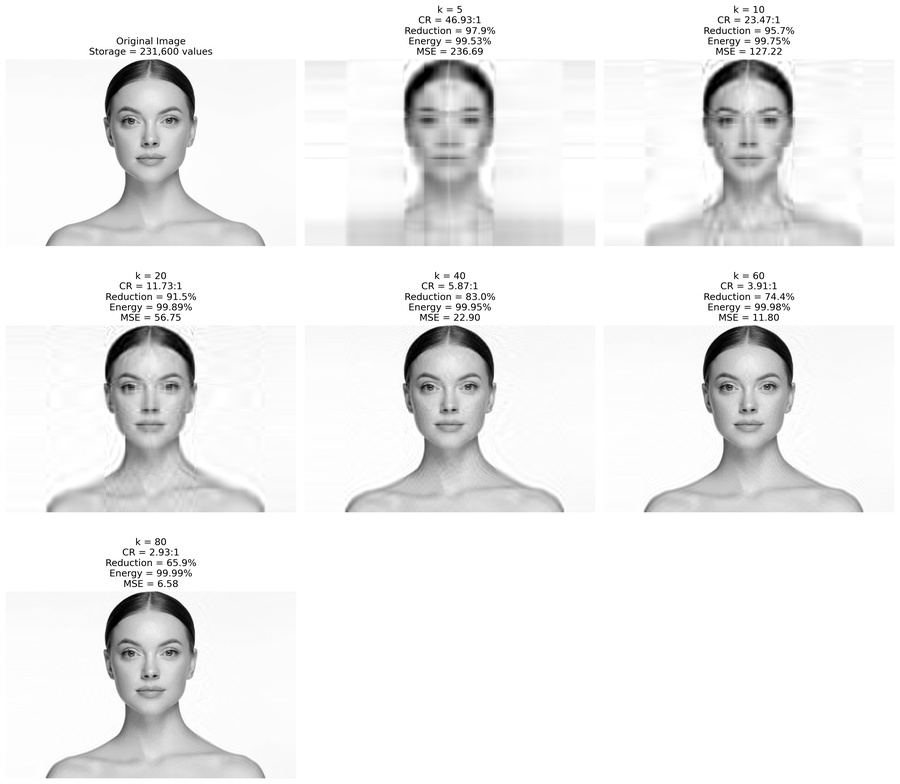
#> input picture Global compression comparison.png, 900 x 784 px, shrunk from 4770 x 4158 before the run, given in place of svd5.jfif, which was not available
$ jupyter execute projectSVD.ipynb
#> lines starting #> are read from the running program, lines starting #| are printed output that depends on the picture; pictures that were not available may be replaced by others from this repository, and a replacement may not be noted
[cell 1]
import numpy as np
import matplotlib.pyplot as plt
from PIL import Image
import math

# =========================================================
# LOAD IMAGE
# =========================================================

img_path = "svd5.jfif"   # <-- change path

img = Image.open(img_path).convert("L")
A = np.array(img, dtype=float)

# =========================================================
# IMAGE SIZE INFORMATION
# =========================================================

rows, cols = A.shape

# Original storage
original_storage = A.size

# =========================================================
# SVD DECOMPOSITION
# =========================================================

U, S, VT = np.linalg.svd(A, full_matrices=False)
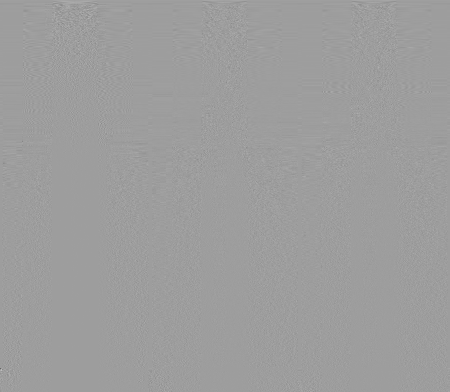
#> VT: shape (784, 900) float64 (shown at 1/2 size); min -0.977, max 0.604, mean 4.83e-05; drawn with min black and max white
#> S = 784 values, max 200399.1 at index 0, min 1.61e-11 at index 783, mean 496.2

# =========================================================
# TOTAL IMAGE ENERGY
# =========================================================

total_energy = np.sum(S**2)
#> total_energy = 4.09e+10

# =========================================================
# VALUES OF k TO COMPARE
# =========================================================

k_values = [5, 10, 20, 40, 60, 80]

# =========================================================
# PLOT SETTINGS
# =========================================================

n_plots = len(k_values) + 1

cols_plot = 3
rows_plot = math.ceil(n_plots / cols_plot)

plt.figure(figsize=(16, 5 * rows_plot))

# =========================================================
# ORIGINAL IMAGE
# =========================================================

plt.subplot(rows_plot, cols_plot, 1)

plt.imshow(A, cmap='gray')

plt.title(
    f"Original Image\n"
    f"Storage = {original_storage:,} values"
)

plt.axis("off")

# =========================================================
# RECONSTRUCTIONS
# =========================================================

for i, k in enumerate(k_values):

    # Reconstruction
    A_k = U[:, :k] @ np.diag(S[:k]) @ VT[:k, :]

    A_k = np.clip(A_k, 0, 255)

    # Storage required for SVD representation
    compressed_storage = (
        U[:, :k].size +
        S[:k].size +
        VT[:k, :].size
    )

    # Compression Ratio
    compression_ratio = (
        original_storage /
        compressed_storage
    )

# =========================================================
# ENERGY RETAINED
# =========================================================

    retained_energy = np.sum(S[:k]**2)

    energy_retained_percentage = (
    retained_energy /
    total_energy
   ) * 100

    # Reduction Percentage
    reduction_percentage = (
        (original_storage - compressed_storage)
        / original_storage
    ) * 100

# =========================================================
# RECONSTRUCTION ERROR (MSE)
# =========================================================

    mse = np.mean((A - A_k)**2)

    # Plot image
    plt.subplot(rows_plot, cols_plot, i + 2)

    plt.imshow(A_k, cmap='gray')

    plt.title(
    f"k = {k}\n"
    f"CR = {compression_ratio:.2f}:1\n"
    f"Reduction = {reduction_percentage:.1f}%\n"
    f"Energy = {energy_retained_percentage:.2f}%\n"
    f"MSE = {mse:.2f}"
)

    plt.axis("off")
#> this loop made 6 passes
#> (retained_energy, energy_retained_percentage, mse) on passes 1 to 6: (4.07e+10, 99.48, 288.8), (4.07e+10, 99.68, 181.1), (4.08e+10, 99.8, 107.2), (4.08e+10, 99.9, 50.63), (4.09e+10, 99.95, 28), (4.09e+10, 99.97, 16.63)
#> pass 1, `A_k = U[:, :k] @ np.diag(S[:k]) @ VT[:k, :]`:
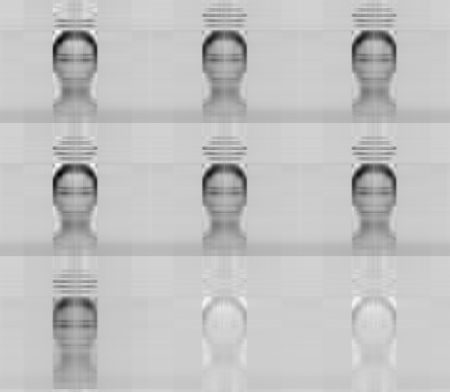
#> A_k: shape (784, 900) float64 (shown at 1/2 size); min -55.55, max 330, mean 237.3; drawn with min black and max white
#> pass 1, `A_k = np.clip(A_k, 0, 255)`:
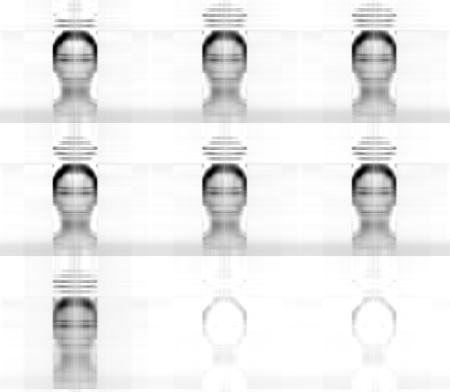
#> A_k: shape (784, 900) float64 (shown at 1/2 size); min 0, max 255, mean 236.4
#> pass 2, `A_k = np.clip(A_k, 0, 255)`:
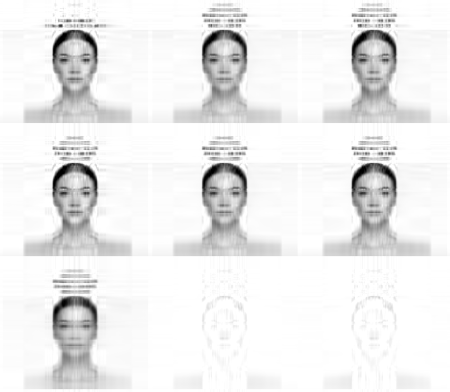
#> A_k: shape (784, 900) float64 (shown at 1/2 size); min 0, max 255, mean 236.7

plt.tight_layout()
plt.tight_layout()

plt.savefig(
    "svd_comparison.png",
    dpi=300,
    bbox_inches="tight"
 )
plt.show()

[cell 2]
import numpy as np
import matplotlib.pyplot as plt
from PIL import Image

# =========================================================
# LOAD IMAGE
# =========================================================

img_path = "svd5.jfif"

img = Image.open(img_path).convert("L")

A_original = np.array(img)

print("Original Shape:", A_original.shape)
#| Original Shape: (784, 900)

rows, cols = A_original.shape

pad_rows = (64 - rows % 64) % 64
pad_cols = (64 - cols % 64) % 64

A = np.pad(
    A_original,
    ((0, pad_rows), (0, pad_cols)),
    mode='edge'
)
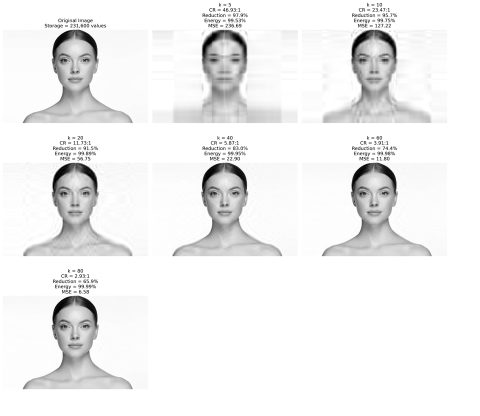
#> A: shape (832, 960) (shown at 1/2 size); min 0, max 255, mean 239.4

print("Padded Shape:", A.shape)
#| Padded Shape: (832, 960)

# =========================================================
# PATCH SIZE
# =========================================================

patch_size = 64

# =========================================================
# EXTRACT PATCHES
# =========================================================

patches = []
patch_locations = []

rows, cols = A.shape

for i in range(0, rows - patch_size + 1, patch_size):
    for j in range(0, cols - patch_size + 1, patch_size):

        patch = A[
            i:i+patch_size,
            j:j+patch_size
        ]

        patches.append(patch)

        patch_locations.append((i, j))
#> after the loop, patch_locations = 195 pairs, first value 0 to 768, second value 0 to 896; patches = 195 items

print("Number of patches:", len(patches))
#| Number of patches: 195

print("\nFirst 9 patch locations:\n")

for idx in range(min(9, len(patches))):
    print(
        f"Patch {idx+1}: {patch_locations[idx]}"
    )
#> this loop made 9 passes
#| Patch 1: (0, 0)
#| Patch 2: (0, 64)
#| Patch 3: (0, 128)
#| Patch 4: (0, 192)
#| Patch 5: (0, 256)
#> (further printed lines are left out)

# =========================================================
# DISPLAY FIRST 9 PATCHES
# =========================================================

plt.figure(figsize=(8,8))

for idx in range(min(9, len(patches))):

    plt.subplot(3,3,idx+1)

    plt.imshow(
        patches[idx],
        cmap='gray'
    )

    plt.title(f"Patch {idx+1}")

    plt.axis("off")

plt.tight_layout()
plt.tight_layout()

plt.savefig(
    "patch_grid.png",
    dpi=300,
    bbox_inches="tight"
)
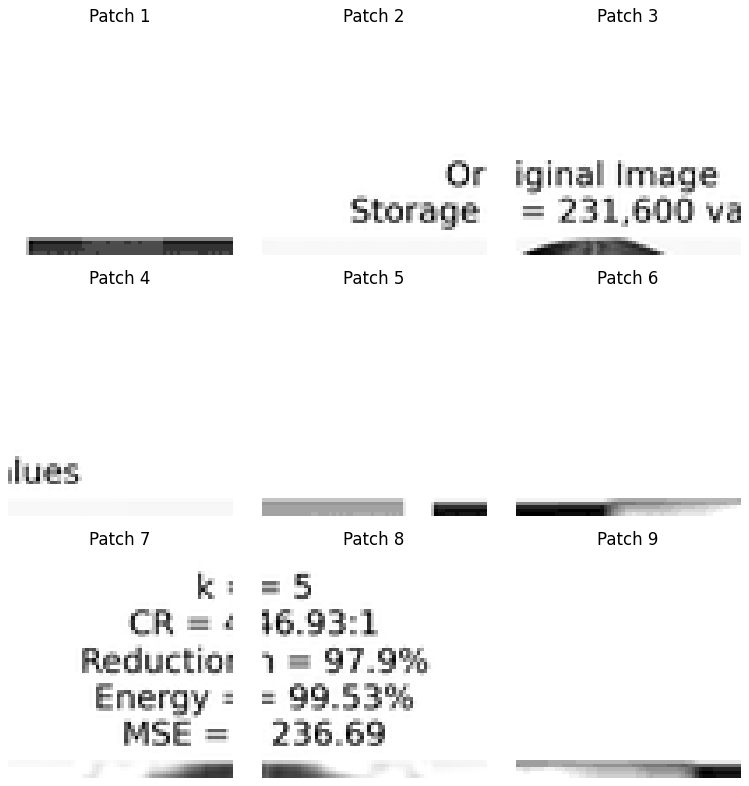
#> figure drawn by matplotlib, 9 panels

plt.show()

[cell 3]
# =========================================================
# PATCH-WISE SVD COMPRESSION
# =========================================================

kp = 10

compressed_patches = []

# =========================================================
# ENERGY RETENTION VARIABLES
# =========================================================

total_original_energy = 0
total_retained_energy = 0

for patch in patches:

    patch = patch.astype(float)

    # SVD
    U, S, VT = np.linalg.svd(
        patch,
        full_matrices=False
    )
# Energy in this patch
    patch_total_energy = np.sum(S**2)

# Energy retained by first kp singular values
    patch_retained_energy = np.sum(S[:kp]**2)

# Accumulate
    total_original_energy += patch_total_energy
    total_retained_energy += patch_retained_energy

# Reconstruction
    patch_k = (
        U[:, :kp]
        @ np.diag(S[:kp])
        @ VT[:kp, :]
    )

    patch_k = np.clip(
        patch_k,
        0,
        255
    )

    compressed_patches.append(
        patch_k
    )
#> this loop made 195 passes
#> (patch_total_energy, patch_retained_energy, total_retained_energy) on passes 4 to 6: (261274479, 261274471.7, 1.02e+09), (265045199, 265045199, 1.28e+09), (264917136, 264917136, 1.55e+09)
#> pass 1, `patch = patch.astype(float)`:
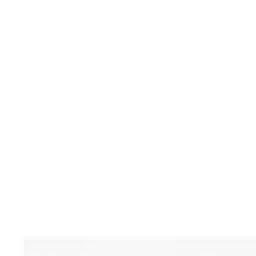
#> patch: shape (64, 64) float64 (shown 4 times larger); min 245, max 255, mean 254.5
#> pass 1, `U, S, VT = np.linalg.svd( patch, full_matrices=False )`:
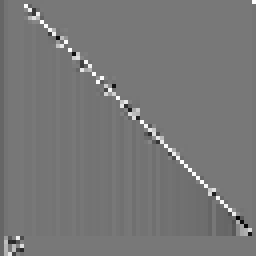
#> U: shape (64, 64) float64 (shown 4 times larger); min -0.881, max 0.991, mean -0.00194; drawn with min black and max white
#> pass 1, `U, S, VT = np.linalg.svd( patch, full_matrices=False )`:
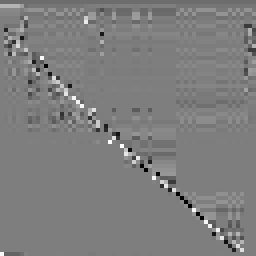
#> VT: shape (64, 64) float64 (shown 4 times larger); min -0.94, max 0.953, mean -0.00195; drawn with min black and max white
#> pass 1, `patch_k = ( U[:, :kp] @ np.diag(S[:kp]) @ VT[:kp, :] )`:
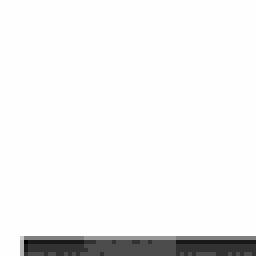
#> patch_k: shape (64, 64) float64 (shown 4 times larger); min 245, max 255, mean 254.5; drawn with min black and max white
#> after the loop, compressed_patches = 195 items; total_original_energy = 4.69e+10; total_retained_energy = 4.69e+10

print("Patch compression completed.")
energy_retention = (
    total_retained_energy
    / total_original_energy
) * 100
#> energy_retention = 99.96

print(
    f"Patch-wise Energy Retention = "
    f"{energy_retention:.4f}%"
)
#| Patch-wise Energy Retention = 99.9577%

[cell 4]
# =========================================================
# RECONSTRUCT IMAGE
# =========================================================

reconstructed = np.zeros_like(
    A,
    dtype=float
)

patch_index = 0

for i in range(
    0,
    rows - patch_size + 1,
    patch_size
):

    for j in range(
        0,
        cols - patch_size + 1,
        patch_size
    ):

        reconstructed[
            i:i+patch_size,
            j:j+patch_size
        ] = compressed_patches[
            patch_index
        ]

        patch_index += 1
#> after the loop, patch_index = 195

print("Image reconstruction completed.")

[cell 5]
# =========================================================
# PATCH-WISE COMPRESSION RATIO
# =========================================================

# Original storage
original_storage = rows * cols

# Number of patches
num_patches = len(patches)
#> num_patches = 195

# Storage needed per patch
# Uk : 64 x kp
# Sk : kp
# VTk : kp x 64

storage_per_patch = (
    patch_size * kp
    + kp
    + kp * patch_size
)

# Total compressed storage
compressed_storage = (
    num_patches
    * storage_per_patch
)
#> compressed_storage = 251550

# Compression ratio
compression_ratio = (
    original_storage
    / compressed_storage
)
#> compression_ratio = 3.18

# Storage reduction %
storage_reduction = (
    (original_storage
     - compressed_storage)
    / original_storage
) * 100
#> storage_reduction = 68.51

print("\nPATCH-WISE SVD RESULTS")
print("----------------------")
print(
    f"Original Storage = "
    f"{original_storage}"
)
#| Original Storage = 798720

print(
    f"Compressed Storage = "
    f"{compressed_storage}"
)
#| Compressed Storage = 251550

print(
    f"Compression Ratio = "
    f"{compression_ratio:.2f}"
)
#| Compression Ratio = 3.18

print(
    f"Storage Reduction = "
    f"{storage_reduction:.2f}%"
)
#| Storage Reduction = 68.51%
plt.figure(figsize=(12,6))

plt.subplot(1,2,1)

plt.imshow(
    A,
    cmap='gray'
)

plt.title("Original Image")

plt.axis("off")

plt.subplot(1,2,2)

plt.imshow(
    reconstructed,
    cmap='gray'
)

plt.title(
    f"Patch-wise SVD\n"
    f"kp = {kp}"
)

plt.axis("off")

plt.tight_layout()

plt.savefig(
    "patchwise_svd_k10.png",
    dpi=300,
    bbox_inches="tight"
)

# =========================================================
# MEAN SQUARED ERROR
# =========================================================

mse = np.mean(
   (A.astype(float) - reconstructed)**2
)
#> mse = 22.62

print(f"\nMSE = {mse:.4f}")
#| MSE = 22.6157

covered_rows = (rows // patch_size) * patch_size
covered_cols = (cols // patch_size) * patch_size

valid_original = A[:covered_rows, :covered_cols]

valid_reconstructed = reconstructed[
    :covered_rows,
    :covered_cols
]

mse_valid = np.mean(
   (valid_original.astype(float)
   - valid_reconstructed)**2
)
#> mse_valid = 22.62

print(f"Valid Region MSE = {mse_valid:.4f}")
#| Valid Region MSE = 22.6157

# =========================================================
# SAVE RECONSTRUCTED IMAGE
# =========================================================

from PIL import Image

reconstructed_uint8 = reconstructed.astype(np.uint8)

Image.fromarray(
    reconstructed_uint8
).save(
    "patchwise_svd_k10.png"
)

print(
    "Image saved as patchwise_svd_k10.png"
)
plt.tight_layout()

plt.savefig(
    "patchwise_comparison.png",
    dpi=300,
    bbox_inches="tight"
)
plt.show()

$ run again, on patchwise comparison.png
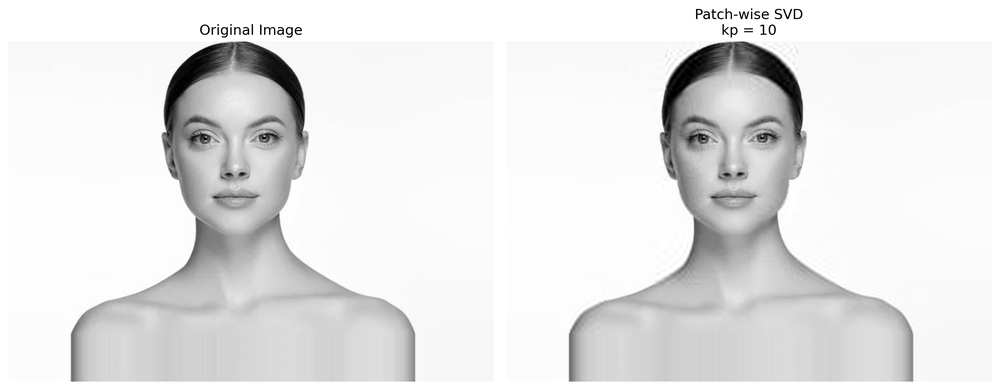
#> input picture patchwise comparison.png, 1000 x 390 px, shrunk from 3570 x 1391 before the run, given in place of svd5.jfif, which was not available
#> S = 390 values, max 144452.6 at index 0, min 1.43e-11 at index 381, mean 658.8
#> total_energy = 2.13e+10
#> the loop `for i, k in enumerate(k_values):` made 6 passes
#> (retained_energy, energy_retained_percentage, mse) on passes 1 to 6: (2.12e+10, 99.51, 254.4), (2.12e+10, 99.74, 135.4), (2.13e+10, 99.88, 60.02), (2.13e+10, 99.96, 19.04), (2.13e+10, 99.98, 8.07), (2.13e+10, 99.99, 3.72)
#| Original Shape: (390, 1000)
#| Padded Shape: (448, 1024)
#> after the loop `for i in range(0, rows - patch_size + 1, patch_size):`: patch_locations = 112 pairs, first value 0 to 384, second value 0 to 960; patches = 112 items
#| Number of patches: 112
#> the loop `for idx in range(min(9, len(patches))):` made 9 passes
#| Patch 1: (0, 0)
#| Patch 2: (0, 64)
#| Patch 3: (0, 128)
#| Patch 4: (0, 192)
#| Patch 5: (0, 256)
#> (further printed lines are left out)
#> the loop `for idx in range(min(9, len(patches))): ` made 9 passes
#> the loop `for patch in patches: ` made 112 passes
#> (patch_total_energy, patch_retained_energy, total_retained_energy) on passes 5 to 12: (227547520, 227027110.9, 1.19e+09), (260967795, 260967790.2, 1.45e+09), (260907942, 260907938.2, 1.71e+09), (262050661, 262050658.7, 1.97e+09), (261127674, 261127666.3, 2.23e+09), (261129169, 261129162.4, 2.49e+09), (244248512, 244240921.5, 2.74e+09), (164685376, 163294794.1, 2.9e+09)
#> pass 1, `U, S, VT = np.linalg.svd( patch, full_matrices=False )`:
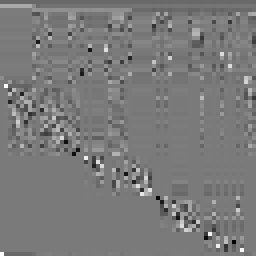
#> VT: shape (64, 64) float64 (shown 4 times larger); min -0.862, max 0.927, mean -0.00196; drawn with min black and max white
#> pass 1, `patch_k = ( U[:, :kp] @ np.diag(S[:kp]) @ VT[:kp, :] )`:
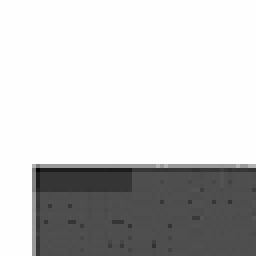
#> patch_k: shape (64, 64) float64 (shown 4 times larger); min 244.9, max 255, mean 252.8; drawn with min black and max white
#> after the loop `for patch in patches:`: total_original_energy = 2.58e+10
#> energy_retention = 99.98
#| Patch-wise Energy Retention = 99.9826%
#> after the loop `for i in range(`: patch_index = 112
#> `compressed_storage = ( num_patches * storage_per_patch )`: compressed_storage = 144480
#> `compression_ratio = ( original_storage / compressed_storage )`: compression_ratio = 3.18
#> storage_reduction = 68.51
#| Original Storage = 458752
#| Compressed Storage = 144480
#| Compression Ratio = 3.18
#| Storage Reduction = 68.51%
#> `mse = np.mean( (A.astype(float) - reconstructed)**2 )`: mse = 8.88
#| MSE = 8.8845
#| Valid Region MSE = 8.8845
